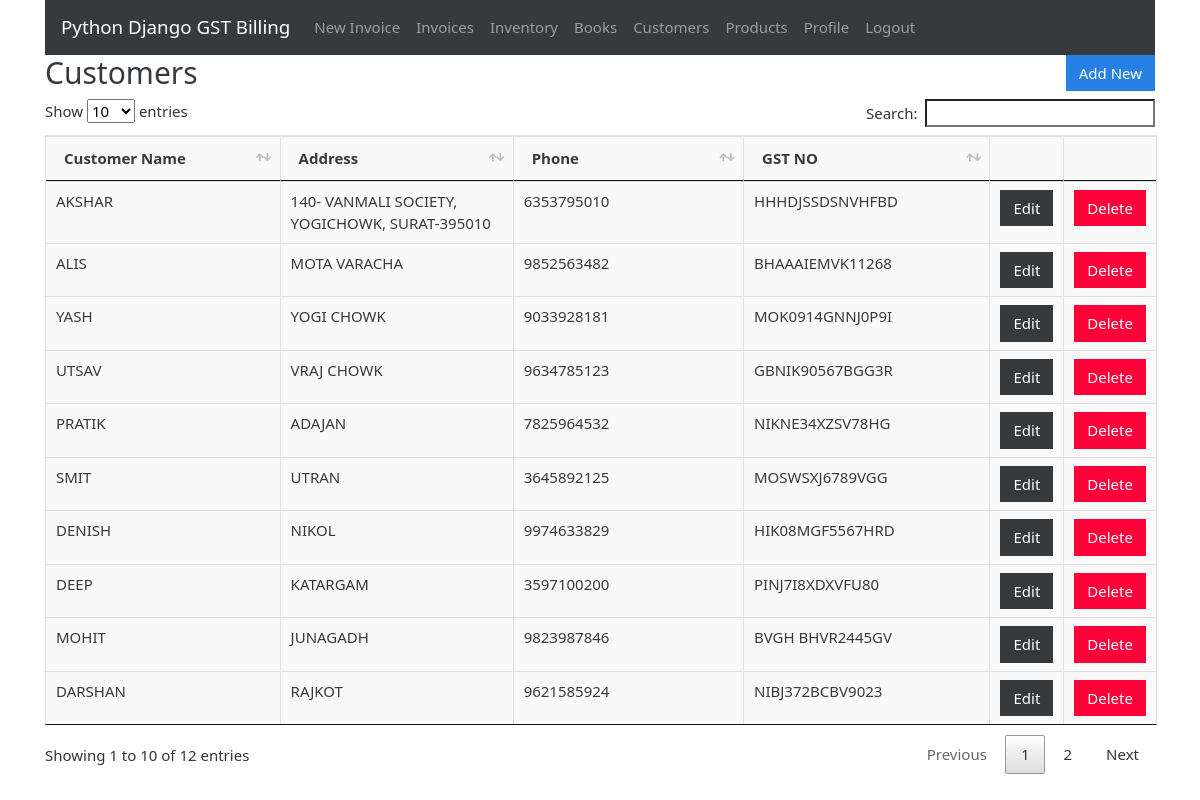
Page /customers (signed in) on the committed database.
### gstbillingapp/models.py (models this page shows, shortened)
class Customer(models.Model):
    user = models.ForeignKey(User, null=True, blank=True, on_delete=models.SET_NULL)
    customer_name = models.CharField(max_length=200)
    customer_address = models.TextField(max_length=600, blank=True, null=True)
    customer_phone = models.CharField(max_length=14, blank=True, null=True)
    customer_gst = models.CharField(max_length=15, blank=True, null=True)

### gstbillingapp/views.py (the view)
# urls.py: path('customers', views.customers, name='customers'),
@login_required
def customers(request):
    context = {}
    context['customers'] = Customer.objects.filter(user=request.user)
    return render(request, 'gstbillingapp/customers.html', context)

### gstbillingapp/templates/gstbillingapp/customers.html (shortened to what this page needs)
{% extends "gstbillingapp/base.html" %}
{% load static %}
{% block content %}
<div class="row">
	<div class="col">
		<h2>Customers</h2>
	</div>
	<div class="col">
		<a href="{% url 'customer_add' %}" id="add_customer_btn"><button type="button" class="btn btn-primary">Add New</button></a>
	</div>
</div>
<table class="table table-bordered" id="customer-table">
	<thead>
		<tr>
			<th>Customer Name</th>
			<th>Address</th>
			<th>Phone</th>
			<th>GST NO</th>
			<th></th>
			<th></th>
		</tr>
	</thead>
	<tbody class="two-col-form">
		{% for customer in customers %}
		<tr>
			<td>{{customer.customer_name}}</td>
			<td>{{customer.customer_address}}</td>
			<td>{{customer.customer_phone}}</td>
			<td>{{customer.customer_gst}}</td>
			<td><a href="{% url 'customer_edit' customer.id %}"><button type="button" class="btn btn-dark">Edit</button></a></td>
			<td><button type="button" class="btn btn-danger" data-toggle="modal" data-target="#customerDeleteModal" data-customer-id="{{customer.id}}" data-customer-name="{{customer.customer_name}}">Delete</button></td>
		</tr>
		{% endfor %}
	</tbody>
</table>
{% endblock %}

### gstbillingapp/templates/gstbillingapp/base.html (shortened to what this page needs)
{% load static %}
<!doctype html>
<html lang="en">
<head>
	<link rel="stylesheet" href="{% static "gstbillingapp/bootstrap-4.4.1-dist/css/bootstrap-cosmo.min.css" %}">
	<link rel="stylesheet" href="{% static "gstbillingapp/main.css" %}">
	<link rel="stylesheet" href="{% static "gstbillingapp/DataTables/jquery.dataTables.min.css" %}">
	<link rel="stylesheet" href="{% static "gstbillingapp/DataTables/dataTables.bootstrap4.min.css" %}">
</head>
<body>
	<div class="container">
		{% include "gstbillingapp/navbar.html" %}
		{% block content %}{% endblock %}
	</div>
</body>
</html>

### gstbillingapp/templates/gstbillingapp/navbar.html (shortened to what this page needs)
<nav class="navbar navbar-expand-lg navbar-dark bg-dark">
	<a class="navbar-brand" href="{% url 'landing_page' %}">Python Django GST Billing</a>
	<div class="collapse navbar-collapse" id="navbarSupportedContent">
		<ul class="navbar-nav mr-auto">
			{% if user.is_authenticated %}
			<li class="nav-item">
				<a class="nav-link" href="{% url 'invoice_create' %}">New Invoice <span class="sr-only">(current)</span></a>
			</li>
			<li class="nav-item">
				<a class="nav-link" href="{% url 'invoices' %}">Invoices</a>
			</li>
			<li class="nav-item">
				<a class="nav-link" href="{% url 'inventory' %}">Inventory</a>
			</li>
			<li class="nav-item">
				<a class="nav-link" href="{% url 'books' %}">Books</a>
			</li>
			<li class="nav-item">
				<a class="nav-link" href="{% url 'customers' %}">Customers</a>
			</li>
			<li class="nav-item">
				<a class="nav-link" href="{% url 'products' %}">Products</a>
			</li>
			<li class="nav-item">
				<a class="nav-link" href="{% url 'user_profile' %}">Profile</a>
			</li>
			<li class="nav-item">
				<a class="nav-link" href="{% url 'logout' %}?next=/">Logout</a>
			</li>
			{% endif %}
		</ul>
	</div>
</nav>

### gstbillingapp/static/gstbillingapp/main.css (style rules this page uses)
.table-bordered td, .table-bordered th { padding: 0.25em; }
.table-bordered tbody td, .table-bordered tbody th, .table-bordered thead th, .table-bordered thead td { background: #f9f9f9; }
.two-col-form td, .two-col-form th { width: 25%; }
#add_customer_btn, #add_product_btn { float: right; }

### rows in the picture
Customer: customer_name "AKSHAR", customer_address "140- VANMALI SOCIETY, YOGICHOWK, SURAT-395010", customer_phone "6353795010", customer_gst "HHHDJSSDSNVHFBD"
Customer: customer_name "ALIS", customer_address "MOTA VARACHA", customer_phone "9852563482", customer_gst "BHAAAIEMVK11268"
Customer: customer_name "YASH", customer_address "YOGI CHOWK", customer_phone "9033928181", customer_gst "MOK0914GNNJ0P9I"
Customer: customer_name "UTSAV", customer_address "VRAJ CHOWK", customer_phone "9634785123", customer_gst "GBNIK90567BGG3R"
Customer: customer_name "PRATIK", customer_address "ADAJAN", customer_phone "7825964532", customer_gst "NIKNE34XZSV78HG"
Customer: customer_name "SMIT", customer_address "UTRAN", customer_phone "3645892125", customer_gst "MOSWSXJ6789VGG"
Customer: customer_name "DENISH", customer_address "NIKOL", customer_phone "9974633829", customer_gst "HIK08MGF5567HRD"
Customer: customer_name "DEEP", customer_address "KATARGAM", customer_phone "3597100200", customer_gst "PINJ7I8XDXVFU80"
Customer: customer_name "MOHIT", customer_address "JUNAGADH", customer_phone "9823987846", customer_gst "BVGH BHVR2445GV"
Customer: customer_name "DARSHAN", customer_address "RAJKOT", customer_phone "9621585924", customer_gst "NIBJ372BCBV9023"
